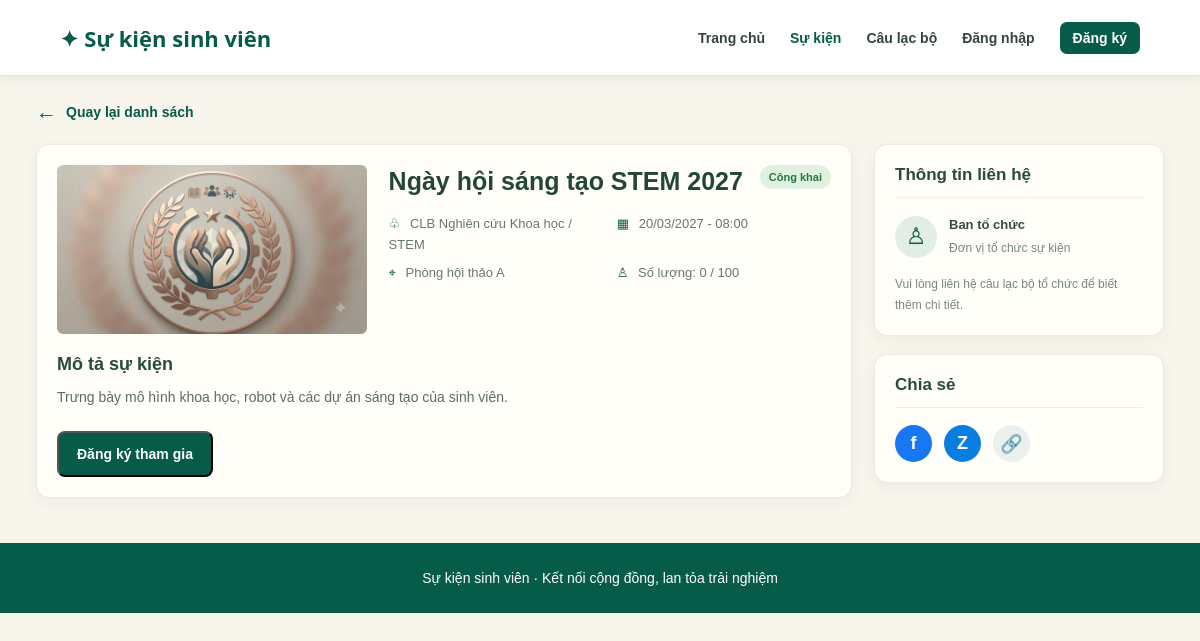
The page /public/index.php?trang=chi-tiet&id=1 on the database its author committed.
### tables this page shows
CREATE TABLE su_kien (
    id INT AUTO_INCREMENT PRIMARY KEY,
    cau_lac_bo_id INT NOT NULL,
    ten_su_kien VARCHAR(200) NOT NULL,
    mo_ta TEXT DEFAULT NULL,
    dia_diem VARCHAR(255) DEFAULT NULL,
    thoi_gian_bat_dau DATETIME NOT NULL,
    thoi_gian_ket_thuc DATETIME DEFAULT NULL,
    so_luong_toi_da INT NOT NULL DEFAULT 100,
    trang_thai ENUM('nhap', 'cong_khai', 'da_huy', 'ket_thuc')
        NOT NULL DEFAULT 'nhap',
    nguoi_tao_id INT NOT NULL,
    ngay_tao TIMESTAMP NOT NULL DEFAULT CURRENT_TIMESTAMP,
    han_dang_ky DATETIME DEFAULT NULL,
    hinh_anh VARCHAR(255) DEFAULT NULL,

    INDEX idx_su_kien_cau_lac_bo (cau_lac_bo_id),
    INDEX idx_su_kien_nguoi_tao (nguoi_tao_id),

    FOREIGN KEY (cau_lac_bo_id)
        REFERENCES cau_lac_bo(id),

    FOREIGN KEY (nguoi_tao_id)
        REFERENCES nguoi_dung(id)
);

CREATE TABLE cau_lac_bo (
    id INT AUTO_INCREMENT PRIMARY KEY,
    ten_cau_lac_bo VARCHAR(150) NOT NULL,
    mo_ta TEXT DEFAULT NULL,
    nguoi_quan_ly_id INT DEFAULT NULL,
    ngay_tao TIMESTAMP NOT NULL DEFAULT CURRENT_TIMESTAMP,

    INDEX idx_cau_lac_bo_nguoi_quan_ly (nguoi_quan_ly_id),

    FOREIGN KEY (nguoi_quan_ly_id)
        REFERENCES nguoi_dung(id)
        ON DELETE SET NULL
);

### app/Controllers/su_kien_controller.php (called while the page is built, shortened)
<?php
require_once __DIR__ . '/../Models/thanh_vien/su_kien.php';
class SuKienThanhVienController
{
    private SuKien $model;
    public function __construct(PDO $pdo)
    {
        $this->model = new SuKien($pdo);
    }
    public function chiTiet(): void
    {
        $id = filter_var(
            $_GET['id'] ?? '',
            FILTER_VALIDATE_INT
        );
        $suKien = $this->model->layChiTiet($id);
        require __DIR__ . '/../Views/thanh_vien/chi_tiet_su_kien.php';
    }
}

### app/Models/thanh_vien/su_kien.php (called while the page is built, shortened)
<?php
class SuKien
{
    private PDO $pdo;
    public function __construct(PDO $pdo)
    {
        $this->pdo = $pdo;
    }
    public function layChiTiet(int $id): ?array
    {
        $sql = "
            SELECT
                sk.id,
                sk.ten_su_kien,
                sk.mo_ta,
                sk.hinh_anh,
                sk.dia_diem,
                sk.thoi_gian_bat_dau,
                sk.thoi_gian_ket_thuc,
                sk.so_luong_toi_da,
                sk.trang_thai,
                clb.ten_cau_lac_bo,
                (
                    SELECT COUNT(*)
                    FROM dang_ky AS dk
                    WHERE dk.su_kien_id = sk.id
                      AND dk.trang_thai <> 'da_huy'
                ) AS so_nguoi_da_dang_ky
            FROM su_kien AS sk
            INNER JOIN cau_lac_bo AS clb
                ON sk.cau_lac_bo_id = clb.id
            WHERE sk.id = :id
              AND sk.trang_thai = 'cong_khai'
            LIMIT 1
        ";
        $stmt = $this->pdo->prepare($sql);
        $stmt->execute(['id' => $id]);
        $suKien = $stmt->fetch();
        return $suKien ?: null;
    }
}

### app/Views/thanh_vien/chi_tiet_su_kien.php (the view, shortened to what this page needs)
<?php
$nguoiDung = $_SESSION['nguoi_dung'] ?? null;
$trangHienTai = 'su-kien';
function hienThiChiTiet($giaTri): string
{
    return htmlspecialchars(
        (string) ($giaTri ?? ''),
        ENT_QUOTES,
        'UTF-8'
    );
}
$tenSuKien = $suKien['ten_su_kien'] ?? 'Chi tiết sự kiện';
$trangThai = $suKien['trang_thai'] ?? '';
$laCongKhai = $trangThai === 'cong_khai';
$thoiGian = !empty($suKien['thoi_gian_bat_dau'])
    ? strtotime($suKien['thoi_gian_bat_dau'])
    : false;
$soNguoiDaDangKy = (int) ($suKien['so_nguoi_da_dang_ky'] ?? 0);
$soLuongToiDa = $suKien['so_luong_toi_da'] ?? null;
?>
<!DOCTYPE html>
<html lang="vi">
<head>
    <link rel="stylesheet"
          href="/Nhom-4-LTW/public/assets/css/style.css?v=7">
</head>
<body class="member-page member-detail-page">
<header class="member-navbar">
    <a class="member-logo"
       href="/Nhom-4-LTW/public/index.php?trang=trang-chu">
        ✦ Sự kiện sinh viên
    </a>
    <nav class="member-nav-links">
        <a href="/Nhom-4-LTW/public/index.php?trang=trang-chu"
           class="<?= $trangHienTai === 'trang-chu' ? 'member-nav-active' : '' ?>">
            Trang chủ
        </a>
        <a href="/Nhom-4-LTW/public/index.php?trang=su-kien"
           class="<?= $trangHienTai === 'su-kien' ? 'member-nav-active' : '' ?>">
            Sự kiện
        </a>
        <a href="/Nhom-4-LTW/public/index.php?trang=cau-lac-bo"
           class="<?= $trangHienTai === 'cau-lac-bo' ? 'member-nav-active' : '' ?>">
            Câu lạc bộ
        </a>
        <?php if ($nguoiDung): ?>
            <a href="/Nhom-4-LTW/public/index.php?trang=dang-ky-cua-toi"
               class="<?= $trangHienTai === 'dang-ky-cua-toi' ? 'member-nav-active' : '' ?>">
                Đăng ký của tôi
            </a>
            <div class="member-account">
                <button type="button"
                        class="member-account-btn"
                        id="memberAccountBtn"
                        aria-label="Tài khoản"
                        aria-expanded="false"
                        aria-controls="memberAccountMenu">
                    <span class="member-account-icon">♙</span>
                </button>
                <div class="member-account-menu"
                     id="memberAccountMenu">
                    <div class="member-account-info">
                        <strong>
                            <?= hienThiTrangChu($nguoiDung['ho_ten'] ?? 'Thành viên') ?>
                        </strong>
                        <span>Tài khoản thành viên</span>
                    </div>
                    <button type="button"
                            class="member-account-message"
                            id="memberProfileBtn">
                        Thông tin cá nhân
                    </button>
                    <form method="POST"
                          action="/Nhom-4-LTW/app/Auth/dang_xuat.php"
                          class="member-account-logout">
                        <button type="submit">
                            Đăng xuất
                        </button>
                    </form>
                </div>
            </div>
        <?php else: ?>
            <a href="/Nhom-4-LTW/public/dang_nhap.php">
                Đăng nhập
            </a>
            <a class="member-register-link"
               href="/Nhom-4-LTW/public/dang_ky.php">
                Đăng ký
            </a>
        <?php endif; ?>
    </nav>
</header>
<main class="member-detail-container">
    <a class="member-detail-back"
       href="index.php?trang=su-kien">
        <span>←</span> Quay lại danh sách
    </a>
    <div class="member-detail-layout">
        <section class="member-detail-main">
            <div class="member-detail-event">
                <div class="member-detail-top">
                    <?php
$duongDanAnh = trim((string) ($suKien['hinh_anh'] ?? ''));
if ($duongDanAnh !== '') {
    if (str_starts_with($duongDanAnh, '/Nhom-4-LTW/public/')) {
        $srcAnh = $duongDanAnh;
    } elseif (str_starts_with($duongDanAnh, 'Nhom-4-LTW/public/')) {
        $srcAnh = '/' . $duongDanAnh;
    } else {
        $srcAnh = '/Nhom-4-LTW/public/' . ltrim($duongDanAnh, '/');
    }
} else {
    $srcAnh = '/Nhom-4-LTW/public/assets/image/su_kien/default.jpg';
}
?>
<img
    src="<?= hienThiChiTiet($srcAnh) ?>"
    alt="<?= hienThiChiTiet($tenSuKien) ?>"
    loading="lazy"
>
                    <div class="member-detail-heading">
                        <div class="member-detail-title-row">
                            <h1>
                                <?= hienThiChiTiet($tenSuKien) ?>
                            </h1>
                            <span class="member-status-badge">
                                <?= $laCongKhai
                                    ? 'Công khai'
                                    : hienThiChiTiet($trangThai) ?>
                            </span>
                        </div>
                        <div class="member-detail-meta-grid">
                            <p>
                                <span>♧</span>
                                <?= hienThiChiTiet(
                                    $suKien['ten_cau_lac_bo'] ?? ''
                                ) ?>
                            </p>
                            <p>
                                <span>▦</span>
                                <?php if ($thoiGian): ?>
                                    <?= date('d/m/Y - H:i', $thoiGian) ?>
                                <?php else: ?>
                                    Chưa cập nhật thời gian
                                <?php endif; ?>
                            </p>
                            <p>
                                <span>⌖</span>
                                <?= hienThiChiTiet(
                                    $suKien['dia_diem'] ?? 'Chưa cập nhật'
                                ) ?>
                            </p>
                            <p>
                                <span>♙</span>
                                Số lượng:
                                <?= hienThiChiTiet($soNguoiDaDangKy) ?>
                                /
                                <?= hienThiChiTiet(
                                    $soLuongToiDa ?? 'Chưa cập nhật'
                                ) ?>
                            </p>
                        </div>
                    </div>
                </div>
                <div class="member-detail-description">
                    <h2>Mô tả sự kiện</h2>
                    <p>
                        <?php if (!empty($suKien['mo_ta'])): ?>
                            <?= nl2br(
                                hienThiChiTiet($suKien['mo_ta'])
                            ) ?>
                        <?php else: ?>
                            Sự kiện chưa có nội dung mô tả.
                        <?php endif; ?>
                    </p>
                </div>
                <?php if ($laCongKhai): ?>
                    <button
                        type="button"
                        class="member-register-event"
                        id="btnDangKy"
                        data-su-kien-id="<?= (int) ($suKien['id'] ?? 0) ?>">
                        Đăng ký tham gia
                    </button>
                <?php endif; ?>
            </div>
        </section>
        <aside class="member-detail-sidebar">
            <section class="member-contact-card">
                <h2>Thông tin liên hệ</h2>
                <div class="member-contact-person">
                    <div class="member-contact-avatar">♙</div>
                    <div>
                        <strong>Ban tổ chức</strong>
                        <p>Đơn vị tổ chức sự kiện</p>
                    </div>
                </div>
                <p class="member-contact-note">
                    Vui lòng liên hệ câu lạc bộ tổ chức
                    để biết thêm chi tiết.
                </p>
            </section>
            <section class="member-share-card">
                <h2>Chia sẻ</h2>
                <div class="member-share-links">
                    <a href="https://www.facebook.com/"
                       target="_blank"
                       rel="noopener noreferrer"
                       aria-label="Facebook">
                        f
                    </a>
                    <a href="https://zalo.me/"
                       target="_blank"
                       rel="noopener noreferrer"
                       aria-label="Zalo">
                        Z
                    </a>
                    <button
                        type="button"
                        onclick="navigator.clipboard.writeText(window.location.href).then(() => alert('Đã sao chép liên kết sự kiện!')).catch(() => alert('Không thể sao chép tự động. Hãy sao chép đường dẫn trên trình duyệt.'))"
                        aria-label="Sao chép liên kết">
                        🔗
                    </button>
                </div>
            </section>
        </aside>
    </div>
</main>
<footer class="member-footer">
    Sự kiện sinh viên · Kết nối cộng đồng, lan tỏa trải nghiệm
</footer>
</body>
</html>

### rows shown on the page
su_kien: ten_su_kien "Ngày hội sáng tạo STEM 2027", cau_lac_bo.ten_cau_lac_bo "CLB Nghiên cứu Khoa học / STEM", thoi_gian_bat_dau "20/03/2027 - 08:00", dia_diem "Phòng hội thảo A", so_luong_toi_da "100", mo_ta "Trưng bày mô hình khoa học, robot và các dự án sáng tạo của sinh viên."

### other values the page prints
hienThiChiTiet($soNguoiDaDangKy) "0"
